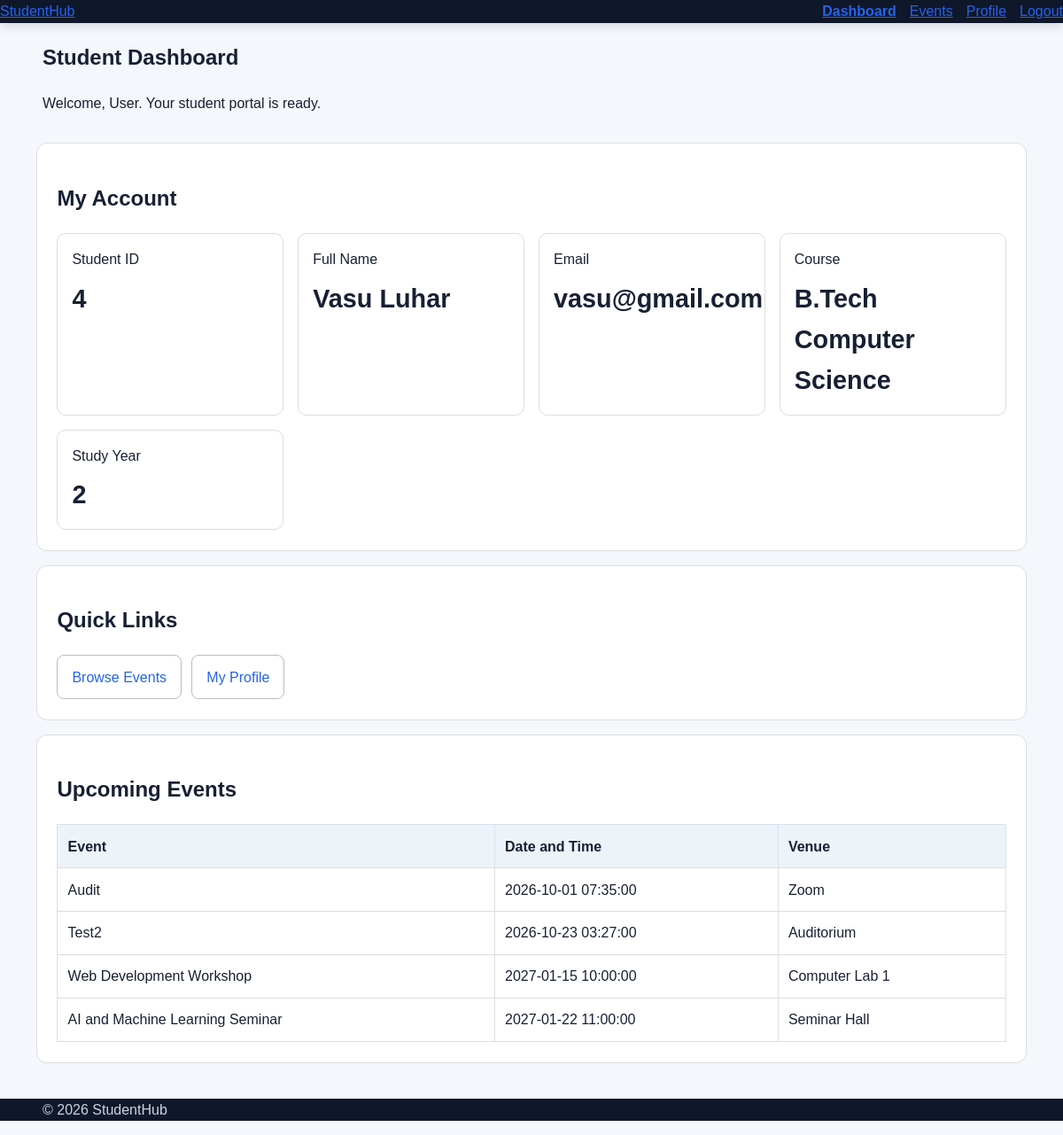
Screenshot of /StudentHub-14/dashboard.php (signed in) with the database file from the repository.
### tables this page shows
CREATE TABLE `students` (
  `student_id` int(10) UNSIGNED NOT NULL,
  `full_name` varchar(100) NOT NULL,
  `email` varchar(150) NOT NULL,
  `mobile` varchar(15) DEFAULT NULL,
  `course` varchar(100) DEFAULT NULL,
  `study_year` tinyint(3) UNSIGNED DEFAULT NULL,
  `password_hash` varchar(255) DEFAULT NULL,
  `role` enum('admin','student') NOT NULL DEFAULT 'student',
  `created_at` timestamp NOT NULL DEFAULT current_timestamp()
);

CREATE TABLE `events` (
  `event_id` int(10) UNSIGNED NOT NULL,
  `title` varchar(150) NOT NULL,
  `description` text DEFAULT NULL,
  `event_date` datetime NOT NULL,
  `venue` varchar(150) NOT NULL,
  `capacity` int(10) UNSIGNED DEFAULT NULL,
  `created_at` timestamp NOT NULL DEFAULT current_timestamp(),
  `poster_path` varchar(255) DEFAULT NULL
);

### StudentHub-14/dashboard.php (the view, shortened to what this page needs)
<?php
require_once __DIR__ . '/config/auth.php';
require_once __DIR__ . '/includes/dynamic_menu.php';
function e_dashboard(string $v): string { return htmlspecialchars($v, ENT_QUOTES, 'UTF-8'); }
$isAdmin = $role === 'admin';
$name = (string)($_SESSION['full_name'] ?? $_SESSION['name'] ?? 'User');
$studentCount = 0;
$eventCount = 0;
$upcomingEvents = [];
$profile = null;
try {
    if ($isAdmin) {
        $studentCount = (int)$pdo->query('SELECT COUNT(*) FROM students')->fetchColumn();
        $eventCount = (int)$pdo->query('SELECT COUNT(*) FROM events')->fetchColumn();
        $upcomingEvents = $pdo->query('SELECT event_id,title,event_date,venue FROM events ORDER BY event_date ASC LIMIT 5')->fetchAll();
    } else {
        $stmt = $pdo->prepare('SELECT student_id,full_name,email,course,study_year,mobile FROM students WHERE student_id=:id LIMIT 1');
        $stmt->execute(['id' => (int)$_SESSION['student_id']]);
        $profile = $stmt->fetch() ?: null;
        $upcomingEvents = $pdo->query('SELECT event_id,title,event_date,venue FROM events ORDER BY event_date ASC LIMIT 5')->fetchAll();
    }
} catch (PDOException $e) {
    error_log('StudentHub Practical 14 dashboard: ' . $e->getMessage());
    $dashboardError = 'Some dashboard information could not be loaded. Check your database connection.';
}
?>
<!doctype html>
<html lang="en">
<head>
<link rel="stylesheet" href="css/style.css">
</head>
<body>
<header class="site-header"><div class="container nav-container">
<a href="index.html" class="logo">Student<span>Hub</span></a>
</div></header>
<main>
<section class="page-header"><div class="container">
<h1><?= $isAdmin ? 'Admin Dashboard' : 'Student Dashboard' ?></h1>
<p>Welcome, <?= e_dashboard($name) ?>. <?= $isAdmin ? 'Administrator access is active.' : 'Your student portal is ready.' ?></p>
</div></section>
<div class="dash-wrap">
<?php if ($isAdmin): ?>
<section class="dash-card"><h2>Portal Overview</h2>
<div class="dash-grid">
<div class="stat">Total registered users<strong><?= $studentCount ?></strong></div>
<div class="stat">Total events<strong><?= $eventCount ?></strong></div>
</div></section>
<section class="dash-card"><h2>Administration</h2><p>Menu links are displayed according to your role. Admins can manage student and event records.</p>
<div class="quick-links">
<a href="admin/students.php">Manage Students</a><a href="admin/events.php">Manage Events</a><a href="api-demo.php">AJAX / Fetch CRUD</a><a href="db-check.php">Database Check</a>
</div></section>
<?php else: ?>
<section class="dash-card"><h2>My Account</h2>
<?php if ($profile): ?><div class="dash-grid">
<div class="stat">Student ID<strong><?= (int)$profile['student_id'] ?></strong></div>
<div class="stat">Full Name<strong><?= e_dashboard((string)$profile['full_name']) ?></strong></div>
<div class="stat">Email<strong><?= e_dashboard((string)$profile['email']) ?></strong></div>
<div class="stat">Course<strong><?= e_dashboard((string)$profile['course']) ?></strong></div>
<div class="stat">Study Year<strong><?= (int)$profile['study_year'] ?></strong></div>
</div><?php else: ?><p>Profile details are not available.</p><?php endif; ?>
</section>
<section class="dash-card"><h2>Quick Links</h2><div class="quick-links"><a href="admin/events.php">Browse Events</a><a href="profile.php">My Profile</a></div></section>
<?php endif; ?>
<section class="dash-card"><h2><?= $isAdmin ? 'Recent Events' : 'Upcoming Events' ?></h2>
<?php if (!$upcomingEvents): ?><p>No events available.</p><?php else: ?>
<div class="table-wrap"><table><thead><tr><th>Event</th><th>Date and Time</th><th>Venue</th></tr></thead><tbody>
<?php foreach ($upcomingEvents as $event): ?><tr><td><?= e_dashboard((string)$event['title']) ?></td><td><?= e_dashboard((string)$event['event_date']) ?></td><td><?= e_dashboard((string)$event['venue']) ?></td></tr><?php endforeach; ?>
</tbody></table></div><?php endif; ?>
</section>
</div>
</main>
<footer class="site-footer"><div class="container"><p>&copy; <?= date('Y') ?> StudentHub</p></div></footer>
</body></html>

### StudentHub-14/css/style.css (style rules this page uses)
:root { --bg: #f4f7fb; --surface: #ffffff; --surface-light: #eef3f9; --text: #172033; --muted: #5d687a; --primary: #2563eb; --primary-hover: #1d4ed8; --border: #d9e1ec; --header: #0f172a; --header-text: #ffffff; --shadow: 0 8px 24px rgba(15, 23, 42, 0.08); }
* { box-sizing: border-box; }
html { scroll-behavior: smooth; }
body { margin: 0; font-family: Arial, Helvetica, sans-serif; background: var(--bg); color: var(--text); line-height: 1.6; transition: background-color 0.25s ease, color 0.25s ease; }
a { color: var(--primary); }
.site-header { background: var(--header); color: var(--header-text); position: sticky; top: 0; z-index: 1000; box-shadow: 0 3px 12px rgba(0, 0, 0, 0.15); }
.container { width: min(92%, 1200px); margin-inline: auto; }
main { min-height: 70vh; }
table { width: 100%; border-collapse: collapse; background: var(--surface); }
th, td { border: 1px solid var(--border); padding: 10px; text-align: left; }
th { background: var(--surface-light); }
.site-footer { background: var(--header); color: #cbd5e1; margin-top: 40px; }
.site-header .nav-container { display: flex !important; align-items: center !important; justify-content: space-between !important; flex-wrap: nowrap !important; width: 100%; }

### StudentHub-14/dashboard.php (style rules this page uses)
.dash-wrap { max-width:1150px;margin:2rem auto;padding:0 1rem }
.dash-card { background:var(--card-bg,#fff);border:1px solid #ddd;border-radius:12px;padding:1.4rem;margin:1rem 0 }
.dash-grid { display:grid;grid-template-columns:repeat(auto-fit,minmax(210px,1fr));gap:1rem }
.stat { border:1px solid #ddd;border-radius:10px;padding:1rem }
.stat strong { font-size:1.8rem;display:block;margin-top:.5rem }
.quick-links { display:flex;gap:.7rem;flex-wrap:wrap }
.quick-links a { display:inline-block;border:1px solid #bbb;border-radius:8px;padding:.7rem 1rem;text-decoration:none }
table { width:100%;border-collapse:collapse }
th,td { text-align:left;padding:.7rem;border-bottom:1px solid #ddd }
.table-wrap { overflow-x:auto }

### rows the page displays
students: student_id "4", full_name "Vasu Luhar", email "vasu@gmail.com", course "B.Tech Computer Science", study_year "2"
events: title "Audit", event_date "2026-10-01 07:35:00", venue "Zoom"
events: title "Test2", event_date "2026-10-23 03:27:00", venue "Auditorium"
events: title "Web Development Workshop", event_date "2027-01-15 10:00:00", venue "Computer Lab 1"
events: title "AI and Machine Learning Seminar", event_date "2027-01-22 11:00:00", venue "Seminar Hall"

### other values shown
$label "Dashboard"
$label "Events"
$label "Profile"
e_dashboard($name) "User"
